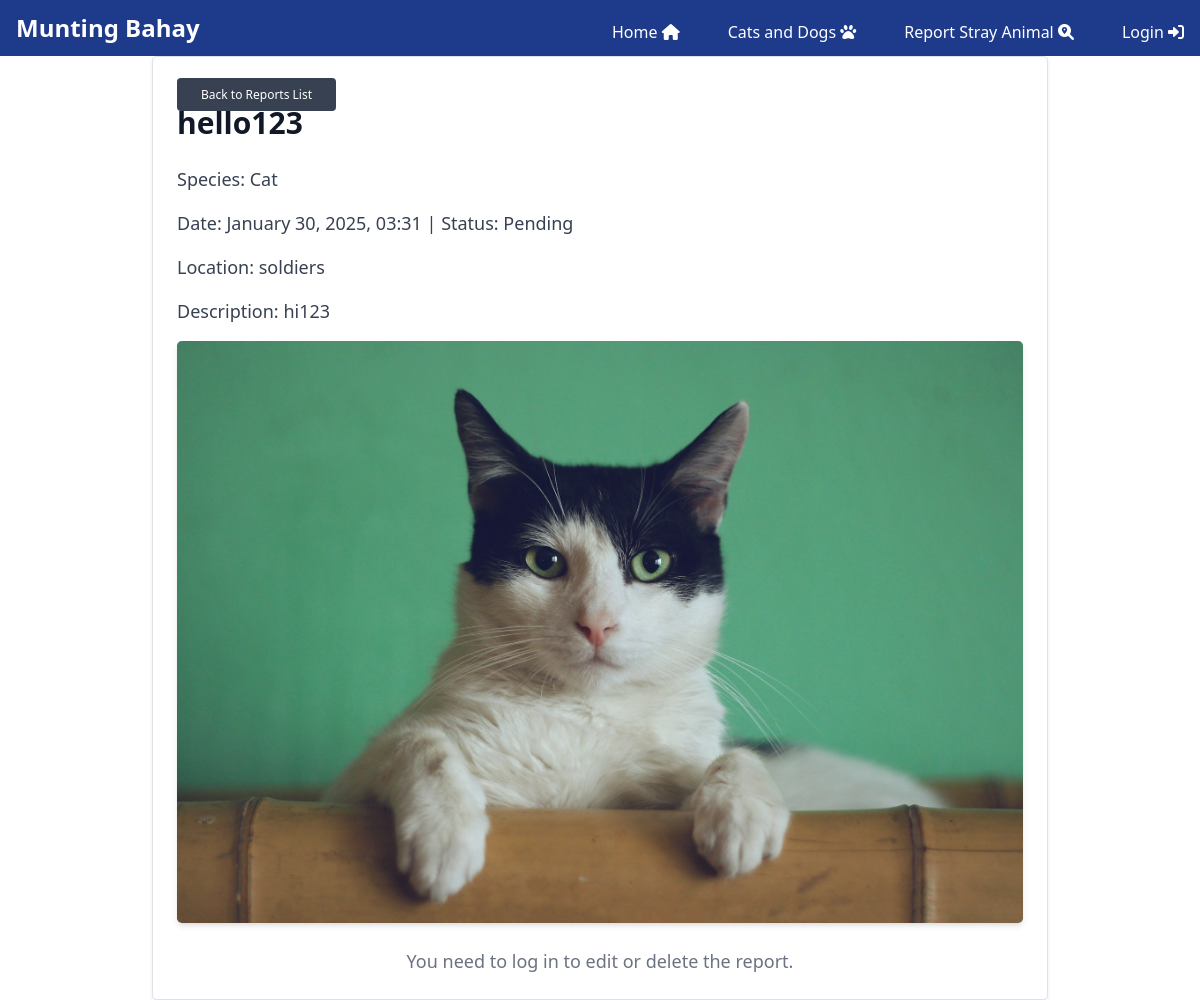
The page /stray-detail/12/ on the database its author committed.
### app/models.py (models this page shows, shortened)
class Report(models.Model):
    SPECIES_CHOICES = [
        ('dog', 'Dog'),
        ('cat', 'Cat'),
    ]
    species = models.CharField(max_length=100, choices=SPECIES_CHOICES)
    image = models.ImageField(upload_to='animal_images/', blank=True, null=True)
    location = models.CharField(max_length=100)
    description = models.TextField(blank=True)
    reporter_name = models.CharField(max_length=100)
    reporter_contact = models.CharField(max_length=15)
    report_date = models.DateTimeField(default=timezone.now)
    status = models.CharField(
        max_length=20,
        choices=[('pending', 'Pending'), ('resolved', 'Resolved'), ('in_progress', 'In Progress')],
        default='pending'
    )

### app/views.py (the view)
# urls.py: path('stray-detail/<int:pk>/', ReportStrayDetailView.as_view(), name='stray_detail'),
class ReportStrayDetailView(DetailView):
    model = Report
    template_name = 'app/ReportStray_detail.html'
    context_object_name = 'report'

### app/templates/app/ReportStray_detail.html
{% extends 'app/base.html' %}
{% load static %}
{% block content %}
    <div class="max-w-4xl p-6 bg-white border border-gray-200 rounded-lg shadow-sm dark:bg-gray-800 dark:border-gray-700 mx-auto">
        <a href="{% url 'stray_list' %}" class="text-white bg-gray-700 hover:bg-gray-800 focus:ring-4 focus:outline-none focus:ring-gray-300 font-medium rounded text-xs px-4 py-2 mb-6 dark:bg-gray-600 dark:hover:bg-gray-700 dark:focus:ring-gray-800">Back to Reports List</a>
        <h2 class="text-3xl font-semibold mb-4 text-gray-900 dark:text-white">{{ report.reporter_name }}</h2>
        <p class="mb-3 text-lg font-normal text-gray-700 dark:text-gray-400">Species: {{ report.get_species_display }}</p>
        <p class="mb-3 text-lg font-normal text-gray-700 dark:text-gray-400">Date: {{ report.report_date|date:"F j, Y, H:i" }} | Status: {{ report.get_status_display }}</p>
        <p class="mb-3 text-lg font-normal text-gray-700 dark:text-gray-400">Location: {{ report.location }}</p>
        <p class="mb-3 text-lg font-normal text-gray-700 dark:text-gray-400">Description: {{ report.description }}</p>
        {% if report.image %}
            <div class="mb-6">
                <img src="{{ report.image.url }}" alt="Report Image" class="w-full rounded-lg shadow-md">
            </div>
        {% endif %}
        {% if user.is_authenticated %}
            <div class="flex gap-4">
                <a href="{% url 'stray_update' report.pk %}" class="inline-flex items-center px-4 py-2 text-sm font-medium text-center text-white bg-blue-700 rounded-lg hover:bg-blue-800 focus:ring-4 focus:outline-none focus:ring-blue-300 dark:bg-blue-600 dark:hover:bg-blue-700 dark:focus:ring-blue-800">
                    Edit Report
                </a>
                <a href="{% url 'stray_delete' report.pk %}" class="inline-flex items-center px-4 py-2 text-sm font-medium text-center text-white bg-red-700 rounded-lg hover:bg-red-800 focus:ring-4 focus:outline-none focus:ring-red-300 dark:bg-red-600 dark:hover:bg-red-700 dark:focus:ring-red-800">
                    Delete Report
                </a>
            </div>
        {% else %}
            <p class="text-center text-lg text-gray-500">You need to log in to edit or delete the report.</p>
        {% endif %}
    </div>
{% endblock content %}

### static/css/base.css (style rules this page uses)
* { margin: 0; padding: 0; box-sizing: border-box; }
html, body { height: 100%; margin: 0; padding: 0; background-color: #F5F5F5; }

### rows shown on the page
Report: reporter_name "hello123", species "Cat", report_date "January 30, 2025, 03:31", status "Pending", location "soldiers", description "hi123", image (picture)
